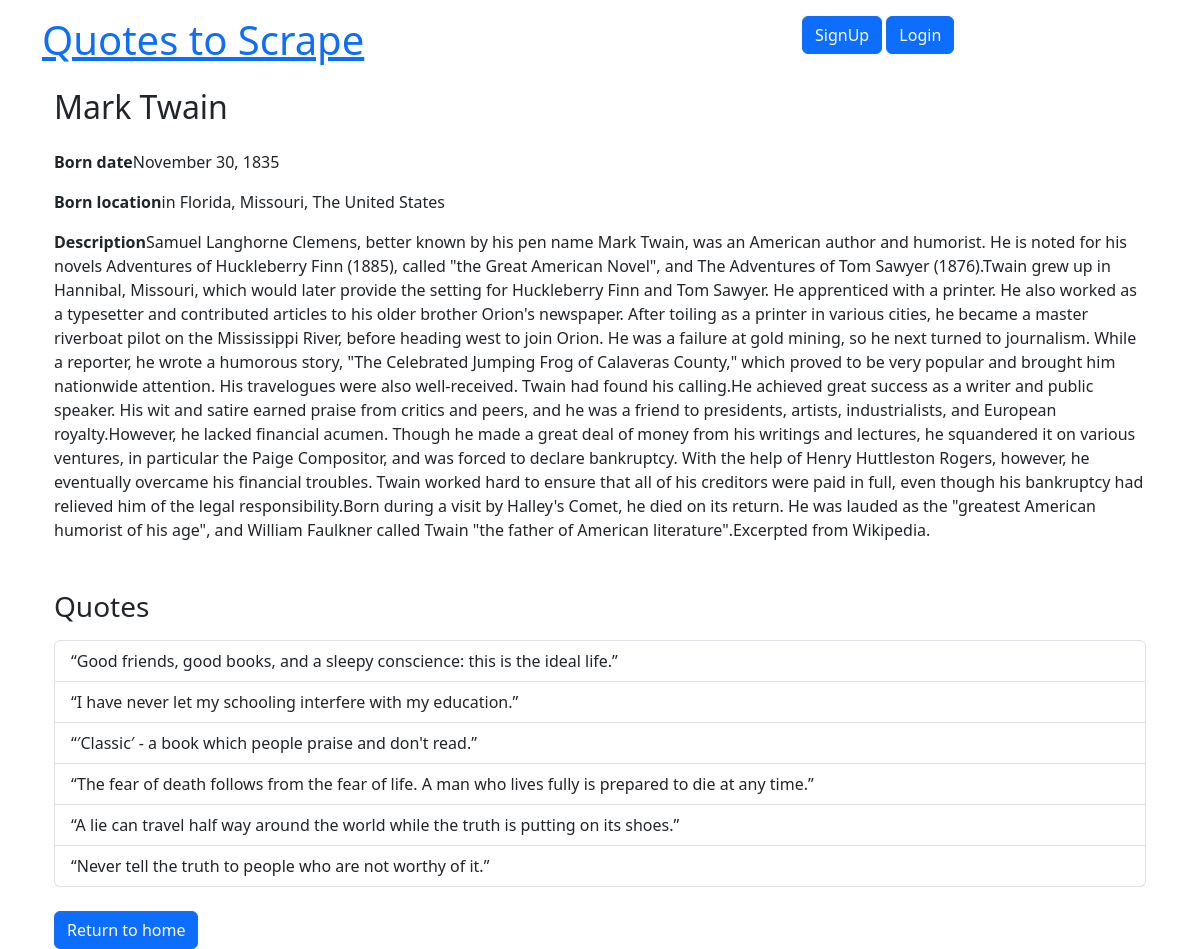
The page /author/13 on the database its author committed.
### quotes/models.py (models this page shows, shortened)
class Author(models.Model):
    fullname = models.CharField(max_length=50)
    born_date = models.CharField(max_length=50)
    born_location = models.CharField(max_length=150)
    description = models.TextField()
    create_at = models.DateTimeField(auto_now_add=True)

class Quote(models.Model):
    quote = models.TextField()
    tags = models.ManyToManyField(Tag)
    author = models.ForeignKey(Author, on_delete=models.CASCADE, default=None, null=True)
    create_at = models.DateTimeField(auto_now_add=True)

### quotes/views.py (the view)
# urls.py: path('author/<int:author_id>', views.author_detail, name='author_detail'),
def author_detail(request, author_id):
    author = get_object_or_404(Author, id=author_id)
    quotes = Quote.objects.filter(author=author)
    return render(request, 'quotes/author_detail.html', {'author': author, 'quotes': quotes})

### quotes/templates/quotes/author_detail.html
{% extends 'quotes/base.html' %}
{% block body %}
<div class="container mt-3">
    <h2>{{ author.fullname }}</h2>
    <div class="author_details mt-4">
        <p><strong>Born date</strong>{{ author.born_date }}</p>
        <p><strong>Born location</strong>{{ author.born_location }}</p>
        <p><strong>Description</strong>{{ author.description }}</p>
    </div>
    <h3 class="mt-5">Quotes</h3>
    <ul class="list-group mt-3">
        {% for quote in quotes %}
        <li class="list-group-item">{{ quote.quote }}</li>
        {% empty %}
        <li class="list-group-item text-muted">This author has no citations.</li>
        {% endfor %}
    </ul>
    <div class="mt-4">
        <a href="{% url 'quotes:home' %}" class="btn btn-primary">Return to home</a>
    </div>
</div>
{% endblock %}

### rows shown on the page
Author: fullname "Mark Twain", born_date "November 30, 1835", born_location "in Florida, Missouri, The United States", description "Samuel Langhorne Clemens, better known by his pen name Mark Twain, was an American author and humorist. He is noted for his novels Adventures of Huckleberry Finn (1885), called \"the Great American Novel\", and The Adventures of Tom Sawyer (1876).Twain grew up in Hannibal, Missouri, which would later provide the setting for Huckleberry Finn and Tom Sawyer. He apprenticed with a printer. He also worked as a typesetter and contributed articles to his older brother Orion's newspaper. After toiling as a printer in various cities, he became a master riverboat pilot on the Mississippi River, before heading west to join Orion. He was a failure at gold mining, so he next turned to journalism. While a…"
Quote: quote "“Good friends, good books, and a sleepy conscience: this is the ideal life.”"
Quote: quote "“I have never let my schooling interfere with my education.”"
Quote: quote "“′Classic′ - a book which people praise and don't read.”"
Quote: quote "“The fear of death follows from the fear of life. A man who lives fully is prepared to die at any time.”"
Quote: quote "“A lie can travel half way around the world while the truth is putting on its shoes.”"
Quote: quote "“Never tell the truth to people who are not worthy of it.”"
